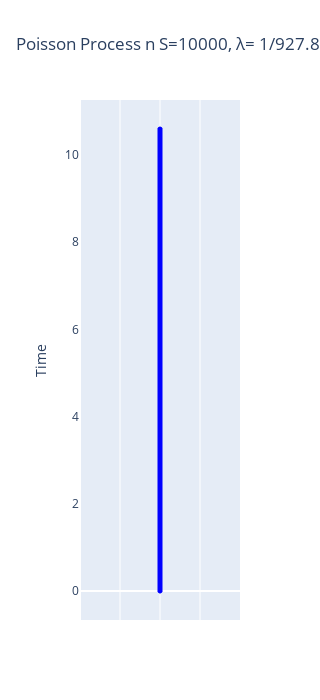

The cell this chart's notebook holds for it:
### Code cell
fig = px.scatter(x=[1]*len(event_times), y=event_times, title=f'Poisson Process n S={S}, λ= 1/{lambda_rate}')
fig.update_traces(marker=dict(color='blue', size=5))  # уменьшение размера маркеров
fig.update_layout(width=300, height=700)  # уменьшение размера фигуры
fig.update_layout(xaxis_title='', yaxis_title='Time', xaxis=dict(showticklabels=False), yaxis=dict(showgrid=False, showticklabels=True))
fig.show()

### Figure 1 — Plotly figure (JSON) as saved in the notebook; plotly's stock layout.template omitted (floating-point values rounded to 4 significant figures; data arrays with more than 128 entries replaced by an {"elided": "..."} marker saying what was removed)
{"data": [{"hovertemplate": "x=%{x}<br>y=%{y}<extra></extra>", "legendgroup": "", "marker": {"color": "blue", "size": 5, "symbol": "circle"}, "mode": "markers", "name": "", "showlegend": false, "type": "scattergl", "x": {"elided": "10000 int values"}, "xaxis": "x", "y": {"elided": "10000 float values"}, "yaxis": "y"}], "layout": {"height": 700, "legend": {"tracegroupgap": 0}, "title": {"text": "Poisson Process n S=10000, λ= 1/927.8142289428301"}, "width": 300, "xaxis": {"anchor": "y", "domain": [0, 1], "showticklabels": false, "title": {"text": ""}}, "yaxis": {"anchor": "x", "domain": [0, 1], "showgrid": false, "showticklabels": true, "title": {"text": "Time"}}}}
